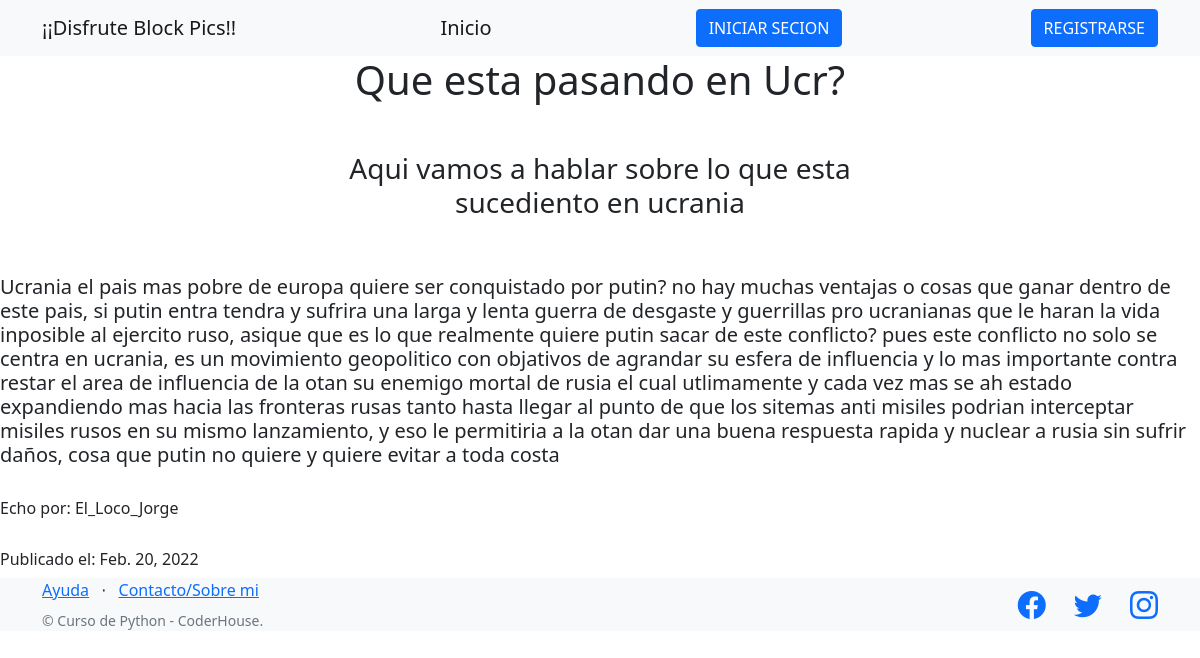
The page /Coder/post/detail/1 on the database its author committed.
### AppCoder/models.py (models this page shows, shortened)
class Post(Model):
    descripcion= TextField()
    text = TextField()
    titulo = CharField(max_length = 30)
    autor= CharField(max_length=20)
    fecha_de_creacion = DateField()
    user = ForeignKey(User, on_delete=CASCADE)
    logo = ImageField(upload_to = 'logopost', null=True,blank=True)

### AppCoder/views.py (the view)
# urls.py: path("post/detail/<pk>", PostDetail.as_view(), name='post_detail'),
class PostDetail(DetailView):
    model = Post
    template_name = 'AppCoder/ver_post_detalle.html'

### templates/AppCoder/ver_post_detalle.html
{% extends 'AppCoder/padre_3.html' %}
{% block titulo %}
<header class="masthead">
  <div class="container position-relative">
      <div class="row justify-content-center">
          <div class="col-xl-6">
              <div class="text-center text-red">
                  <h1 class="mb-5">{{post.titulo}}</h1>
                  <h3>{{post.descripcion}}</h3>
              </div>
          </div>
      </div>
  </div>
</header>
{% endblock %}
 {% block blocke_1 %}
  <br>
  <br>
  <h5>{{post.text}}</h5>
  <br>
  <h6> Echo por: {{post.autor}}</h6>
  <br>
  <h6> Publicado el: {{post.fecha_de_creacion}}</h6>
 {% endblock %}

### rows shown on the page
Post: titulo "Que esta pasando en Ucr?", descripcion "Aqui vamos a hablar sobre lo que esta sucediento en ucrania", text "Ucrania el pais mas pobre de europa quiere ser conquistado por putin? no hay muchas ventajas o cosas que ganar dentro de este pais, si putin entra tendra y sufrira una larga y lenta guerra de desgaste y guerrillas pro ucranianas que le haran la vida inposible al ejercito ruso, asique que es lo que realmente quiere putin sacar de este conflicto? pues este conflicto no solo se centra en ucrania, es un movimiento geopolitico con objativos de agrandar su esfera de influencia y lo mas importante contra restar el area de influencia de la otan su enemigo mortal de rusia el cual utlimamente y cada vez mas se ah estado expandiendo mas hacia las fronteras rusas tanto hasta llegar al punto de que los…", autor "El_Loco_Jorge", fecha_de_creacion "Feb. 20, 2022"
